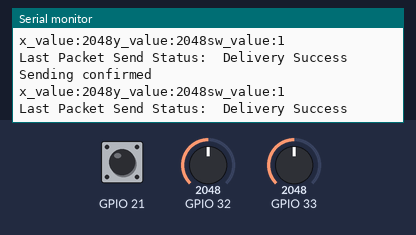
The sketch below on a simulated ESP32. On the bench: the last lines printed to the serial monitor. The inputs (shaded band) are chosen by the test bench; at power-on: GPIO 32 = 2048, GPIO 33 = 2048, GPIO 21 HIGH.

Above: at 1.8 s.
1.9 s: GPIO 32 set to 2866
At 2.8 s:
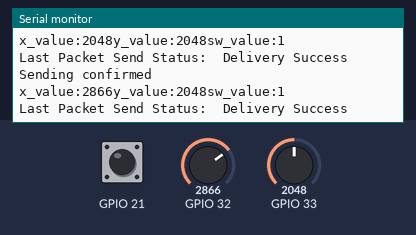
3.4 s: GPIO 33 set to 2866
At 4.7 s:
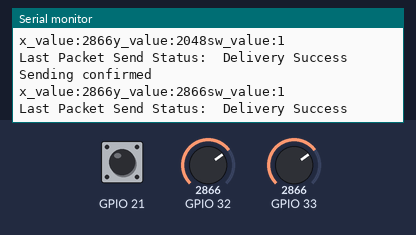
4.9 s: GPIO 21 pulled LOW for 1.2 s
7.6 s: GPIO 32 set to 3603
At 8.8 s:
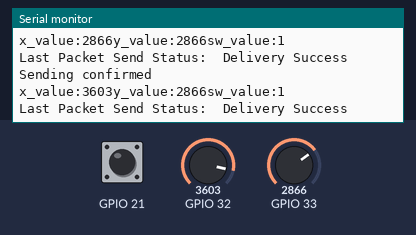
9.1 s: GPIO 33 set to 3603
At 10.4 s:
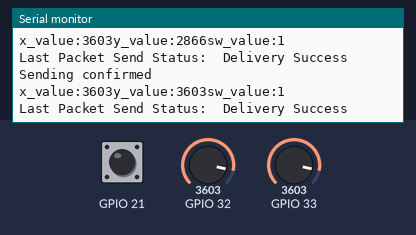
10.6 s: GPIO 21 pulled LOW for 1.2 s
Timing chart, 0 to 13.6 s (numbered marks = the images above; inputs shaded):
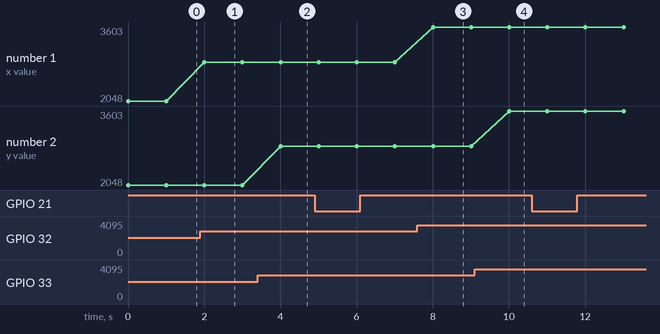

The sketch:

Transmittercode.ino
```cpp
/*
  ESP-NOW Demo - Transmit
  esp-now-demo-xmit.ino
  Sends data to Responder

  DroneBot Workshop 2022
  https://dronebotworkshop.com
*/

//Include Libraries
#include <esp_now.h>
#include <WiFi.h>

// Variables for test data

int x = 32;
int y = 33;
int sw = 21;

// MAC Address of responder - edit as required
uint8_t broadcastAddress[] = { 0xE8, 0x6B, 0xEA, 0xDE, 0xC5, 0x78 };

// Define a data structure
typedef struct struct_message {
  int x_value;
  int y_value;
  int sw_value;

} struct_message;

// Create a structured object
struct_message myData;

// Peer info
esp_now_peer_info_t peerInfo;

// Callback function called when data is sent
void OnDataSent(const uint8_t *mac_addr, esp_now_send_status_t status) {
  Serial.print("\r\nLast Packet Send Status:\t");
  Serial.println(status == ESP_NOW_SEND_SUCCESS ? "Delivery Success" : "Delivery Fail");
}

void setup() {

  // Set up Serial Monitor
  Serial.begin(115200);
  pinMode(32, INPUT);
  pinMode(33, INPUT);
  pinMode(21, INPUT_PULLUP);

  // Set ESP32 as a Wi-Fi Station
  WiFi.mode(WIFI_STA);

  // Initilize ESP-NOW
  if (esp_now_init() != ESP_OK) {
    Serial.println("Error initializing ESP-NOW");
    return;
  }

  // Register the send callback
  esp_now_register_send_cb(OnDataSent);

  // Register peer
  memcpy(peerInfo.peer_addr, broadcastAddress, 6);
  peerInfo.channel = 0;
  peerInfo.encrypt = false;

  // Add peer
  if (esp_now_add_peer(&peerInfo) != ESP_OK) {
    Serial.println("Failed to add peer");
    return;
  }
}

void loop() {

  // Create test data

  // Format structured data

  myData.x_value = analogRead(32);
  myData.y_value = analogRead(33);
  myData.sw_value = digitalRead(21);


  // Send message via ESP-NOW
  esp_err_t result = esp_now_send(broadcastAddress, (uint8_t *)&myData, sizeof(myData));

  if (result == ESP_OK) {
    Serial.println("Sending confirmed");
  } else {
    Serial.println("Sending error");
  }
  Serial.print("x_value:");
  Serial.print(myData.x_value);

  Serial.print("y_value:");
  Serial.print(myData.y_value);

  Serial.print("sw_value:");
  Serial.println(myData.sw_value);
  delay(1000);

}
```

Measured:
- after the input at 1.9 s, the serial monitor: prints a new line after 0.10 s (image 1)
- after the input at 3.4 s, the serial monitor: prints a new line after 0.60 s (image 2)
- after the input at 7.6 s, the serial monitor: prints a new line after 0.41 s (image 3)
- after the input at 9.1 s, the serial monitor: prints a new line after 0.91 s (image 4)
- plotted number 1: 2048 → 2866 after the input at 1.9 s, 2866 → 3603 after the input at 7.6 s
